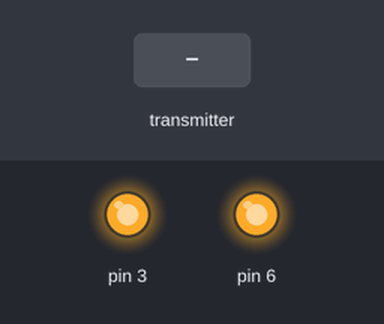
This sketch was run on a simulated Arduino Uno, built with avr-gcc and run on an emulated ATmega328P. On the bench: output pins drawn as LEDs (lit = HIGH). Inputs (shaded band) come from the test bench. No radio packets arrive unless stated; what the sketch prints to the serial monitor is not drawn.

Above: at 0.1 s.
At 6.2 s:
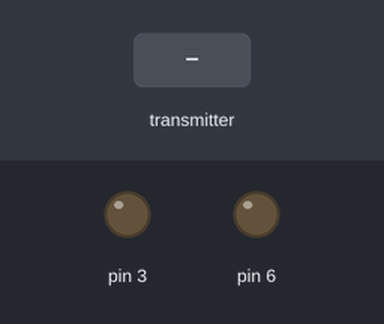
6.3 s: the transmitter starts sending message.0 = 0
7.8 s: the transmitter starts sending message.0 = 1023
Timing chart, 0 to 10.8 s (numbered marks = the images above; inputs shaded):
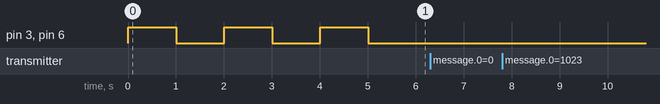

The sketch:

RobotCommunication.ino
```cpp
#include <Arduino.h>
#include <SPI.h>
#include <nRF24L01.h>
#include <RF24.h>

#define LEADER 1
#define WHEEL_DIAMETER 0.06

char SIG_FWD[] = {'0'};
char SIG_LEFT[] = {'1'};
char SIG_RIGHT[] = {'2'};

#define LEFT_EN 3
#define LEFT_IN 4
#define LEFT_OUT 5

#define RIGHT_EN 6
#define RIGHT_IN 8
#define RIGHT_OUT 7

const byte writeAddress[6] = "00002";
const byte readAddress[6] = "00002";

enum direction
{
	LEFT,
	RIGHT
};

class Motor
{
private:
	int _enPin;
	int _inPin;
	int _outPin;

public:
	Motor() {}
	Motor(int enPin, int inPin, int outPin)
	{
		_enPin = enPin;
		_inPin = inPin;
		_outPin = outPin;
	}

	void driveMotor(int speed)
	{
		bool forward = speed >= 0;

		analogWrite(_enPin, abs(speed));
		digitalWrite(_inPin, forward);
		digitalWrite(_outPin, !forward);
	}
};

class Robot
{
public:
	RF24 radio = RF24(9,10);
	Motor motors[2] = {
		Motor(LEFT_EN, LEFT_IN, LEFT_OUT),
		Motor(RIGHT_EN, RIGHT_IN, RIGHT_OUT)
	};

	void drive(int speed, int time){
		motors[LEFT].driveMotor(speed);
		motors[RIGHT].driveMotor(speed);
		delay(time);
		motors[LEFT].driveMotor(0);
		motors[RIGHT].driveMotor(0);
	}

	void sendData(char *message[]){
		radio.stopListening();
		radio.write(message, sizeof(*message));
		radio.startListening();
	}
};

Robot robotController;

void setup() {
	Serial.begin(9600);
	robotController.radio.begin();
	robotController.radio.openWritingPipe(writeAddress);
	robotController.radio.openReadingPipe(1, readAddress);
	robotController.radio.setPALevel(RF24_PA_MIN);
	robotController.radio.startListening();

  #if LEADER
  // Drive forward
  robotController.drive(255, 1000);
  robotController.sendData('0');

  // Wait 1 second
  delay(1000);

  // Turn left
  robotController.motors[LEFT].driveMotor(255);
  robotController.motors[RIGHT].driveMotor(-255);
  delay(1000);
  robotController.motors[LEFT].driveMotor(0);
  robotController.motors[RIGHT].driveMotor(0);
  robotController.sendData('1');

  // Wait 1 second
  delay(1000);

  // Turn right
  robotController.motors[LEFT].driveMotor(-255);
  robotController.motors[RIGHT].driveMotor(255);
  delay(1000);
  robotController.motors[LEFT].driveMotor(0);
  robotController.motors[RIGHT].driveMotor(0);
  robotController.sendData('2');
  #endif
}

void loop() {
	if(robotController.radio.available(0)){
		Serial.println("Message recieved: ");
    char message[1];
		robotController.radio.read(&message, sizeof(message));
    Serial.println(message);
    Serial.println(sizeof(message));
    if(message[0] == SIG_FWD[0]){
      robotController.drive(255, 1000);
    }
    else if(message[0] == SIG_LEFT[0]){
      robotController.motors[LEFT].driveMotor(255);
      robotController.motors[RIGHT].driveMotor(-255);
      delay(1000);
      robotController.motors[LEFT].driveMotor(0);
      robotController.motors[RIGHT].driveMotor(0);
    }
    else if(message[0] == SIG_RIGHT[0]){
        robotController.motors[LEFT].driveMotor(-255);
        robotController.motors[RIGHT].driveMotor(255);
        delay(1000);
        robotController.motors[LEFT].driveMotor(0);
        robotController.motors[RIGHT].driveMotor(0);
    }
	}
}
```

Measured:
- after the input at 6.3 s, every drawn part: stays the same
- after the input at 7.8 s, every drawn part: stays the same
